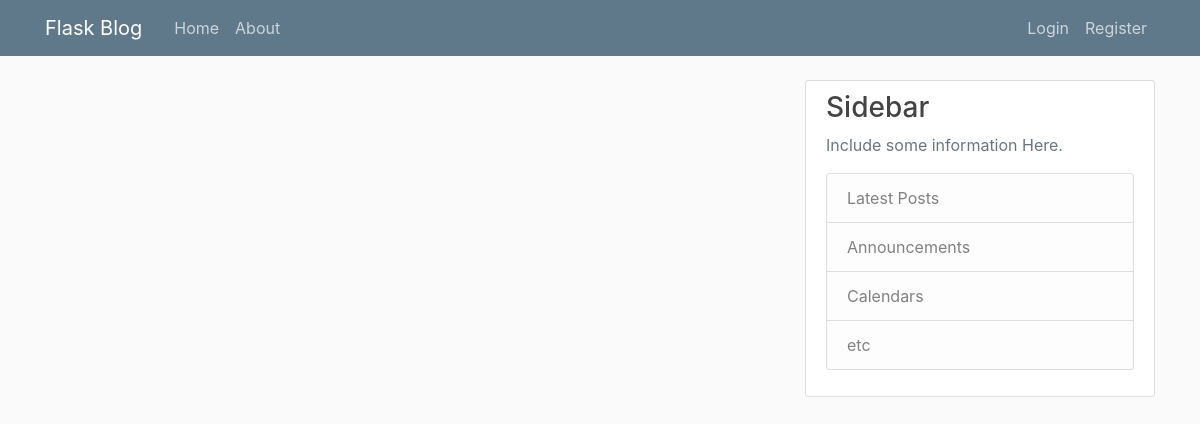
Page /home on the earlier database version.
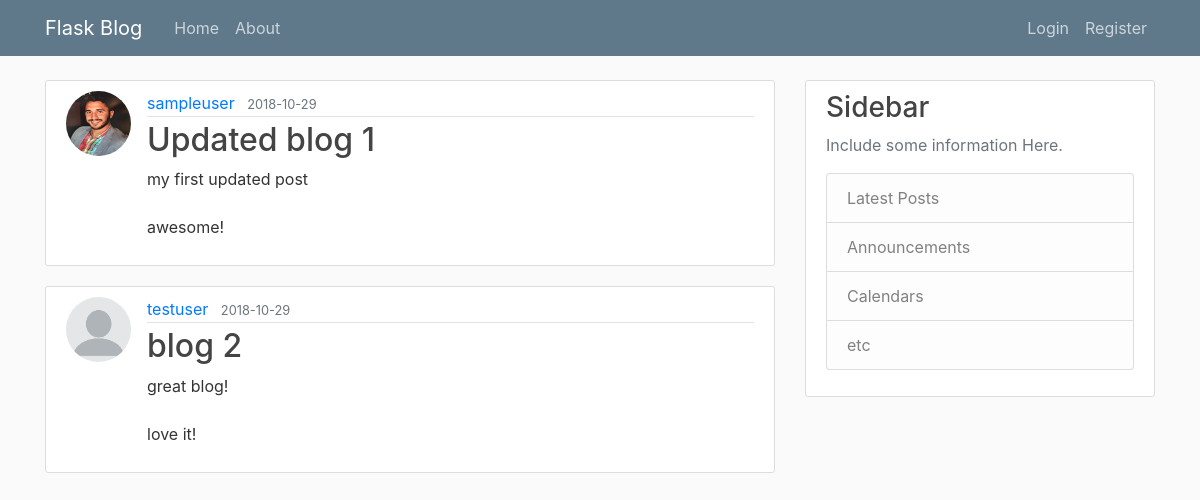
Same page on the later database version.
### flaskblog/models.py (models this page shows, shortened)
class Post(db.Model):
    id = db.Column(db.Integer, primary_key=True)
    title = db.Column(db.String(100), nullable=False)
    date_posted = db.Column(db.DateTime, nullable=False, default=datetime.utcnow)
    content = db.Column(db.Text, nullable=False)
    user_id = db.Column(db.Integer, db.ForeignKey('user.id'), nullable=False)

class User(db.Model, UserMixin):
    id = db.Column(db.Integer, primary_key=True)
    username = db.Column(db.String(20), unique=True, nullable=False)
    email = db.Column(db.String(120), unique=True, nullable=False)
    image_file = db.Column(db.String(20), nullable=False, default='default.jpg')
    password = db.Column(db.String(60), nullable=False)
    posts = db.relationship('Post', backref='author', lazy=True)

### flaskblog/routes.py (the view)
@app.route("/")
@app.route("/home")
def home():
    posts = Post.query.all()
    return render_template('home.html', posts=posts)

### flaskblog/templates/home.html
{% extends "layout.html" %}
{% block content %}
    {% for post in posts%}
      <article class="media content-section">
        <img class="rounded-circle article-img" src="{{ url_for('static', filename='profile_pics/' + post.author.image_file) }}">
        <div class="media-body">
          <div class="article-metadata">
            <a class="mr-2" href="#">{{ post.author.username }}</a>
            <small class="text-muted">{{ post.date_posted.strftime('%Y-%m-%d') }}</small>
          </div>
          <h2><a class="article-title" href="{{ url_for('post', post_id=post.id) }}">{{ post.title }}</a></h2>
          <p class="article-content">{{ post.content }}</p>
        </div>
      </article>
    {% endfor %}
{% endblock content %}

### flaskblog/templates/layout.html (shortened to what this page needs)
<!DOCTYPE html>
<html lang="en" dir="ltr">
  <head>
    <link rel="stylesheet" href="https://stackpath.bootstrapcdn.com/bootstrap/4.1.3/css/bootstrap.min.css">
    <link rel="stylesheet" href="{{ url_for('static', filename='main.css') }}">
  </head>
  <body>
    <header class="site-header">
      <nav class="navbar navbar-expand-md navbar-dark bg-steel fixed-top">
        <div class="container">
          <a class="navbar-brand mr-4" href="/">Flask Blog</a>
          <div class="collapse navbar-collapse" id="navbarToggle">
            <div class="navbar-nav mr-auto">
              <a class="nav-item nav-link" href="{{ url_for('home')}}">Home</a>
              <a class="nav-item nav-link" href="{{ url_for('about')}}">About</a>
            </div>
            <div class="navbar-nav">
              {% if current_user.is_authenticated %}
                <a class="nav-item nav-link" href="{{ url_for('new_post') }}">New Post</a>
                  <a class="nav-item nav-link" href="{{ url_for('account') }}">Account</a>
                  <a class="nav-item nav-link" href="{{ url_for('logout') }}">Log Out</a>
              {% else %}
                  <a class="nav-item nav-link" href="{{ url_for('login')}}">Login</a>
                  <a class="nav-item nav-link" href="{{ url_for('register')}}">Register</a>
              {% endif %}
            </div>
          </div>
        </div>
      </nav>
    </header>
    <main role="main" class="container">
      <div class="row">
        <div class="col-md-8">
          {% block content %}{% endblock %}
        </div>
        <div class="col-md-4">
          <div class="content-section">
            <h3>Sidebar</h3>
            <p class='text-muted'>Include some information Here.
              <ul class="list-group">
                <li class="list-group-item list-group-item-light">Latest Posts</li>
                <li class="list-group-item list-group-item-light">Announcements</li>
                <li class="list-group-item list-group-item-light">Calendars</li>
                <li class="list-group-item list-group-item-light">etc</li>
              </ul>
            </p>
          </div>
        </div>
      </div>
</main>
  </body>
</html>

### flaskblog/static/main.css (style rules this page uses)
body { background: #fafafa; color: #333333; margin-top: 5rem; }
h1, h2, h3, h4, h5, h6 { color: #444444; }
.bg-steel { background-color: #5f788a; }
.site-header .navbar-nav .nav-link { color: #cbd5db; }
.content-section { background: #ffffff; padding: 10px 20px; border: 1px solid #dddddd; border-radius: 3px; margin-bottom: 20px; }
.article-title { color: #444444; }
.article-content { white-space: pre-line; }
.article-img { height: 65px; width: 65px; margin-right: 16px; }
.article-metadata { padding-bottom: 1px; margin-bottom: 4px; border-bottom: 1px solid #e3e3e3 }

Differences in the rows shown:
added Post: image_file (picture), author.username "sampleuser", date_posted "2018-10-29", title "Updated blog 1", content "my first updated post awesome!"
added Post: image_file (placeholder picture), author.username "testuser", date_posted "2018-10-29", title "blog 2", content "great blog! love it!"
